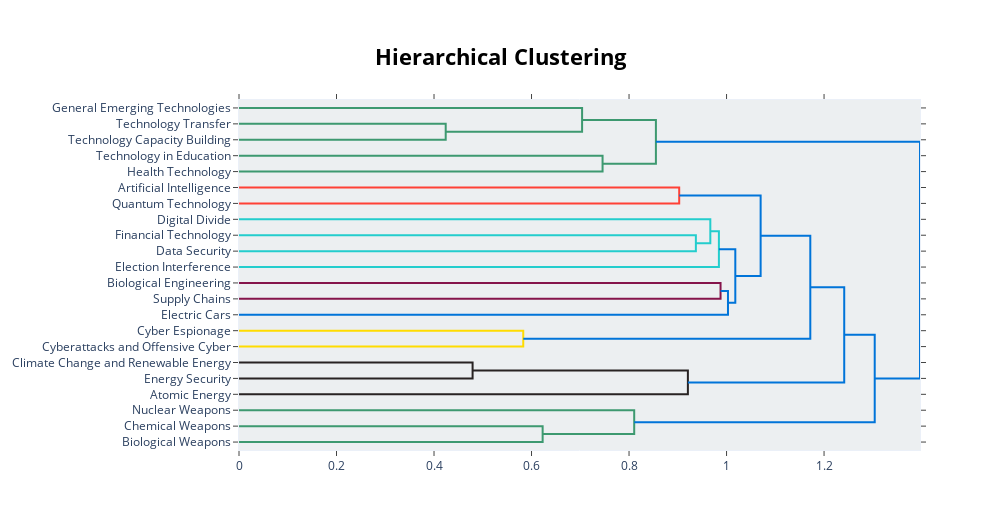

Notebook code for this chart:
### Markdown cell above
## Visualise connections between topics

### Code cell
topic_model.visualize_hierarchy(topics = zeroshot_topic_ids, custom_labels = True)

### Figure 1 — Plotly figure (JSON) as saved in the notebook; plotly's stock layout.template omitted (floating-point values rounded to 4 significant figures)
{"data": [{"hoverinfo": "text", "marker": {"color": "rgb(61,153,112)"}, "mode": "lines", "type": "scatter", "x": [0.0, 0.424, 0.424, 0.0], "xaxis": "x", "y": [-15.0, -15.0, -25.0, -25.0], "yaxis": "y"}, {"hoverinfo": "text", "marker": {"color": "rgb(61,153,112)"}, "mode": "lines", "type": "scatter", "x": [0.0, 0.7037, 0.7037, 0.424], "xaxis": "x", "y": [-5.0, -5.0, -20.0, -20.0], "yaxis": "y"}, {"hoverinfo": "text", "marker": {"color": "rgb(61,153,112)"}, "mode": "lines", "type": "scatter", "x": [0.0, 0.7457, 0.7457, 0.0], "xaxis": "x", "y": [-35.0, -35.0, -45.0, -45.0], "yaxis": "y"}, {"hoverinfo": "text", "marker": {"color": "rgb(61,153,112)"}, "mode": "lines", "type": "scatter", "x": [0.7037, 0.8551, 0.8551, 0.7457], "xaxis": "x", "y": [-12.5, -12.5, -40.0, -40.0], "yaxis": "y"}, {"hoverinfo": "text", "marker": {"color": "rgb(255,65,54)"}, "mode": "lines", "type": "scatter", "x": [0.0, 0.9029, 0.9029, 0.0], "xaxis": "x", "y": [-55.0, -55.0, -65.0, -65.0], "yaxis": "y"}, {"hoverinfo": "text", "marker": {"color": "rgb(35,205,205)"}, "mode": "lines", "type": "scatter", "x": [0.0, 0.9371, 0.9371, 0.0], "xaxis": "x", "y": [-85.0, -85.0, -95.0, -95.0], "yaxis": "y"}, {"hoverinfo": "text", "marker": {"color": "rgb(35,205,205)"}, "mode": "lines", "type": "scatter", "x": [0.0, 0.9667, 0.9667, 0.9371], "xaxis": "x", "y": [-75.0, -75.0, -90.0, -90.0], "yaxis": "y"}, {"hoverinfo": "text", "marker": {"color": "rgb(35,205,205)"}, "mode": "lines", "type": "scatter", "x": [0.9667, 0.9843, 0.9843, 0.0], "xaxis": "x", "y": [-82.5, -82.5, -105.0, -105.0], "yaxis": "y"}, {"hoverinfo": "text", "marker": {"color": "rgb(133,20,75)"}, "mode": "lines", "type": "scatter", "x": [0.0, 0.9877, 0.9877, 0.0], "xaxis": "x", "y": [-115.0, -115.0, -125.0, -125.0], "yaxis": "y"}, {"hoverinfo": "text", "marker": {"color": "rgb(0,116,217)"}, "mode": "lines", "type": "scatter", "x": [0.9877, 1.003, 1.003, 0.0], "xaxis": "x", "y": [-120.0, -120.0, -135.0, -135.0], "yaxis": "y"}, {"hoverinfo": "text", "marker": {"color": "rgb(0,116,217)"}, "mode": "lines", "type": "scatter", "x": [0.9843, 1.018, 1.018, 1.003], "xaxis": "x", "y": [-93.75, -93.75, -127.5, -127.5], "yaxis": "y"}, {"hoverinfo": "text", "marker": {"color": "rgb(0,116,217)"}, "mode": "lines", "type": "scatter", "x": [0.9029, 1.07, 1.07, 1.018], "xaxis": "x", "y": [-60.0, -60.0, -110.6, -110.6], "yaxis": "y"}, {"hoverinfo": "text", "marker": {"color": "rgb(255,220,0)"}, "mode": "lines", "type": "scatter", "x": [0.0, 0.583, 0.583, 0.0], "xaxis": "x", "y": [-145.0, -145.0, -155.0, -155.0], "yaxis": "y"}, {"hoverinfo": "text", "marker": {"color": "rgb(0,116,217)"}, "mode": "lines", "type": "scatter", "x": [1.07, 1.172, 1.172, 0.583], "xaxis": "x", "y": [-85.31, -85.31, -150.0, -150.0], "yaxis": "y"}, {"hoverinfo": "text", "marker": {"color": "rgb(40,35,35)"}, "mode": "lines", "type": "scatter", "x": [0.0, 0.4791, 0.4791, 0.0], "xaxis": "x", "y": [-165.0, -165.0, -175.0, -175.0], "yaxis": "y"}, {"hoverinfo": "text", "marker": {"color": "rgb(40,35,35)"}, "mode": "lines", "type": "scatter", "x": [0.4791, 0.9207, 0.9207, 0.0], "xaxis": "x", "y": [-170.0, -170.0, -185.0, -185.0], "yaxis": "y"}, {"hoverinfo": "text", "marker": {"color": "rgb(0,116,217)"}, "mode": "lines", "type": "scatter", "x": [1.172, 1.241, 1.241, 0.9207], "xaxis": "x", "y": [-117.7, -117.7, -177.5, -177.5], "yaxis": "y"}, {"hoverinfo": "text", "marker": {"color": "rgb(61,153,112)"}, "mode": "lines", "type": "scatter", "x": [0.0, 0.6228, 0.6228, 0.0], "xaxis": "x", "y": [-205.0, -205.0, -215.0, -215.0], "yaxis": "y"}, {"hoverinfo": "text", "marker": {"color": "rgb(61,153,112)"}, "mode": "lines", "type": "scatter", "x": [0.0, 0.8106, 0.8106, 0.6228], "xaxis": "x", "y": [-195.0, -195.0, -210.0, -210.0], "yaxis": "y"}, {"hoverinfo": "text", "marker": {"color": "rgb(0,116,217)"}, "mode": "lines", "type": "scatter", "x": [1.241, 1.304, 1.304, 0.8106], "xaxis": "x", "y": [-147.6, -147.6, -202.5, -202.5], "yaxis": "y"}, {"hoverinfo": "text", "marker": {"color": "rgb(0,116,217)"}, "mode": "lines", "type": "scatter", "x": [0.8551, 1.397, 1.397, 1.304], "xaxis": "x", "y": [-26.25, -26.25, -175.0, -175.0], "yaxis": "y"}], "layout": {"autosize": false, "height": 530, "hoverlabel": {"bgcolor": "white", "font": {"family": "Rockwell", "size": 16}}, "hovermode": "closest", "plot_bgcolor": "#ECEFF1", "showlegend": false, "title": {"font": {"color": "Black", "size": 22}, "text": "<b>Hierarchical Clustering</b>", "x": 0.5, "xanchor": "center", "yanchor": "top"}, "width": 1000, "xaxis": {"mirror": "allticks", "rangemode": "tozero", "showgrid": false, "showline": true, "showticklabels": true, "ticks": "outside", "type": "linear", "zeroline": false}, "yaxis": {"mirror": "allticks", "range": [-220, 0], "rangemode": "tozero", "showgrid": false, "showline": true, "showticklabels": true, "tickmode": "array", "ticks": "outside", "ticktext": ["General Emerging Technologies", "Technology Transfer", "Technology Capacity Building", "Technology in Education", "Health Technology", "Artificial Intelligence", "Quantum Technology", "Digital Divide", "Financial Technology", "Data Security", "Election Interference", "Biological Engineering", "Supply Chains", "Electric Cars", "Cyber Espionage", "Cyberattacks and Offensive Cyber", "Climate Change and Renewable Energy", "Energy Security", "Atomic Energy", "Nuclear Weapons", "Chemical Weapons", "Biological Weapons"], "tickvals": [-5, -15, -25, -35, -45, -55, -65, -75, -85, -95, -105, -115, -125, -135, -145, -155, -165, -175, -185, -195, -205, -215], "type": "linear", "zeroline": false}}}
